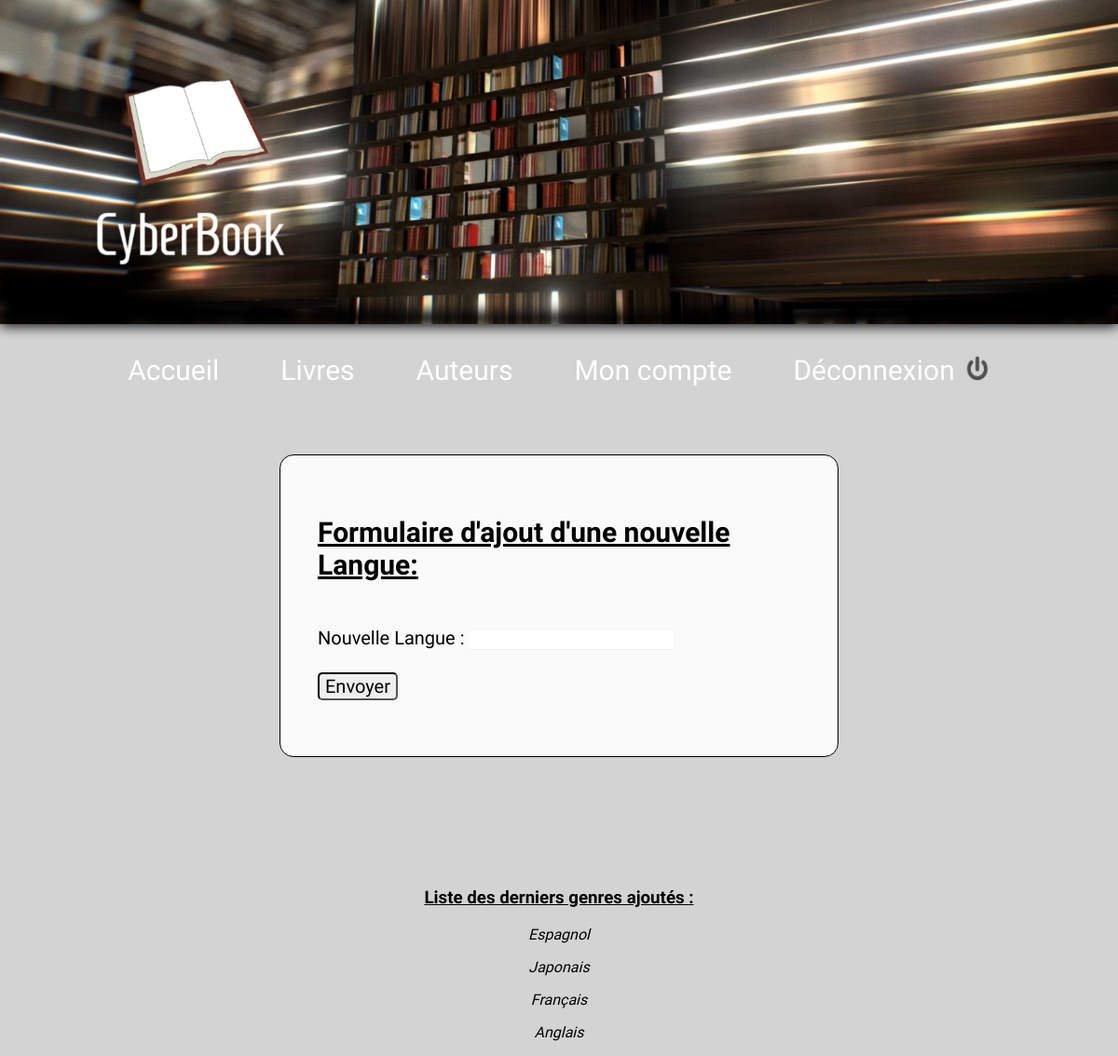
Page /Ajout_Langue.php (signed in) on the committed database.
### tables this page shows
CREATE TABLE IF NOT EXISTS `langue` (
  `id` int(11) NOT NULL AUTO_INCREMENT,
  `langue` varchar(150) NOT NULL,
  PRIMARY KEY (`id`)
);

### src/Ajout_Langue.php (the view, shortened to what this page needs)
<!DOCTYPE html>
<html>
    <head>
    	<link rel="stylesheet" type="text/css" href="css/style_ajout.css">
    </head>
    <body>
    	<?php include "header.php" ?>
    <form class="formulaire" action="Ajout_Langue_Post.php" onsubmit="return verifLang()" method="post">
        <p> <h2 style="text-decoration: underline;">Formulaire d'ajout d'une nouvelle Langue: </h2><br>
        <label for="lang">Nouvelle Langue</label> : <input  class="input" type="text" name="lang" id="lang" /><br /><br />
        <input style="text-align: center;" class="button" type="submit" value="Envoyer" /><br />
	</p>
    </form>
<section style="text-align: center;">
<h3 style="text-decoration: underline;">Liste des derniers genres ajoutés : </h3>
<?php
include "bdd.php";
$reponse = $bdd->query('SELECT * FROM langue ORDER BY id DESC LIMIT 0, 5');
while ($donnees = $reponse->fetch())
{
	echo '<p><em>' . htmlspecialchars($donnees['langue']) . '</em></p>';
}
?>
</section>
    </body>
</html>

### src/css/style_ajout.css (style rules this page uses)
.formulaire { border: 1px solid black; border-style: 10px outset; border-radius: 15px; background-color: #fafafa; margin-left: 15em; margin-right: 15em; margin-top: 4.5em; margin-bottom: 7em; padding: 2em; }
.input { border: none; border-bottom: 1px groove; font-size: 15px;; }
form { font-size: 20px; }
.button { font-size: 20px; border-radius: 5px; border-style: inset; }

### src/header.php (style rules this page uses)
body, html { margin: 0 ; padding: 0 ; background-color: #D4D3D3 ; }
* { font-family: 'Homenaje', sans-serif; }

### rows in the picture
langue: langue "Espagnol"
langue: langue "Japonais"
langue: langue "Français"
langue: langue "Anglais"
